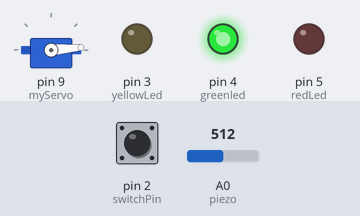
Simulated run of this sketch. Board: Arduino Uno, built with avr-gcc and run on an emulated ATmega328P. Shown: servo, output pins drawn as LEDs (lit = HIGH). The test bench sets the inputs (shaded band); at power-on: pin 2 (switchPin) LOW, A0 (piezo) = 512. What the sketch prints to the serial monitor is not drawn.

Above: at 1.2 s.
1.3 s: pin 2 (switchPin) pulled HIGH for 0.15 s
At 2.1 s:
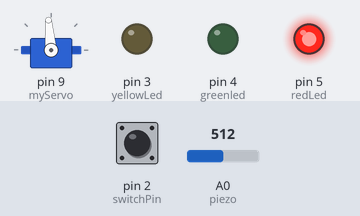
2.9 s: A0 (piezo) set to 988
5.9 s: A0 (piezo) set to 1014
Timing chart, 0 to 8.9 s (numbered marks = the images above; inputs shaded):
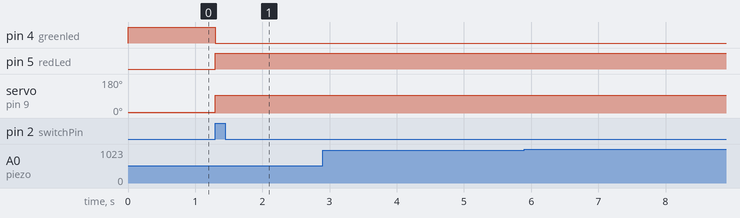

The sketch:

proyecto11_cerradura_sensor_vibracion.ino
```cpp
#include <Servo.h>
Servo myServo;

const int piezo = 0;
const int switchPin = 2;
const int yellowLed = 3;
const int greenled = 4;
const int redLed = 5;

int knockVal;
int switchVal;

const int quietKnock =5;
const int loudKnock = 10;

boolean locked = false;
int numberOfKnocks = 0;

void setup() {
  myServo.attach(9);
  pinMode(yellowLed,OUTPUT);
  pinMode(greenled,OUTPUT);
  pinMode(redLed,OUTPUT);
  pinMode(switchPin,INPUT);

  Serial.begin(9600);

  digitalWrite(greenled,HIGH);
  myServo.write(5);
}//setup

void loop() {
  if (locked == false)
  {
  	switchVal = digitalRead(switchPin);

  	if (switchVal == HIGH)
  	{
  		locked = true;
  		digitalWrite(greenled,LOW);
  		digitalWrite(redLed,HIGH);
  		myServo.write(95);
  		delay(1000);
  	}
  }

  if (locked == true)
  {
  	knockVal = analogRead(piezo);

  	if (numberOfKnocks < 3 && knockVal > 0)
  	{
  		if (checkForKnock(knockVal) == true)
  		{
  			numberOfKnocks++;
  		}
  		Serial.print("Numero de golpes validos: ");
  		Serial.print(numberOfKnocks);
  	}

  	if (numberOfKnocks >=3)
  	{
  		locked = false;
  		myServo.write(5);
  		delay(20);
  		digitalWrite(greenled,HIGH);
  		digitalWrite(redLed,LOW);
     numberOfKnocks = 0;
  	}
  }
}

boolean checkForKnock(int value){

	if (value > quietKnock && value < loudKnock)
	{
		digitalWrite(yellowLed,HIGH);
		delay(50);
		digitalWrite(yellowLed,LOW);
		Serial.print("\nValor del sensor: ");
		Serial.print(value);
		return true;
	}else{
		Serial.print("\nValor NO valido: ");
		Serial.print(value);
		return false;
	}
}
```

Measured:
- after the input at 1.3 s, pin 4 (greenled): HIGH → LOW at once; pin 5 (redLed): LOW → HIGH at once; servo on pin 9 (myServo): 5° → 95° at once
- after the input at 2.9 s, every drawn part: stays the same
- after the input at 5.9 s, every drawn part: stays the same
